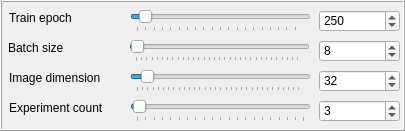
          <widget class="QFrame" name="frame_24">
           <property name="geometry">
            <rect>
             <x>10</x>
             <y>10</y>
             <width>405</width>
             <height>131</height>
            </rect>
           </property>
           <property name="frameShape">
            <enum>QFrame::Box</enum>
           </property>
           <property name="frameShadow">
            <enum>QFrame::Raised</enum>
           </property>
           <widget class="QSpinBox" name="spinBox_3">
            <property name="geometry">
             <rect>
              <x>319</x>
              <y>40</y>
              <width>81</width>
              <height>22</height>
             </rect>
            </property>
            <property name="toolTip">
             <string>Sets the model training batch size. default : 8 samples</string>
            </property>
            <property name="statusTip">
             <string>Sets the model training batch size. default : 8 samples</string>
            </property>
            <property name="minimum">
             <number>2</number>
            </property>
            <property name="maximum">
             <number>1024</number>
            </property>
            <property name="singleStep">
             <number>4</number>
            </property>
            <property name="value">
             <number>8</number>
            </property>
           </widget>
           <widget class="QLabel" name="label_12">
            <property name="geometry">
             <rect>
              <x>8</x>
              <y>40</y>
              <width>121</width>
              <height>16</height>
             </rect>
            </property>
            <property name="font">
             <font>
              <pointsize>9</pointsize>
             </font>
            </property>
            <property name="text">
             <string>Batch size</string>
            </property>
           </widget>
           <widget class="QSlider" name="horizontalSlider_4">
            <property name="geometry">
             <rect>
              <x>130</x>
              <y>70</y>
              <width>181</width>
              <height>22</height>
             </rect>
            </property>
            <property name="toolTip">
             <string>Sets the model training resoultion. default : 32x32 pixels (8 pixel step)</string>
            </property>
            <property name="statusTip">
             <string>Sets the model training resoultion. default : 32x32 pixels (8 pixel step)</string>
            </property>
            <property name="minimum">
             <number>2</number>
            </property>
            <property name="maximum">
             <number>512</number>
            </property>
            <property name="singleStep">
             <number>8</number>
            </property>
            <property name="value">
             <number>32</number>
            </property>
            <property name="orientation">
             <enum>Qt::Horizontal</enum>
            </property>
            <property name="tickPosition">
             <enum>QSlider::TicksBelow</enum>
            </property>
            <property name="tickInterval">
             <number>16</number>
            </property>
           </widget>
           <widget class="QSlider" name="batch_size_slider">
            <property name="geometry">
             <rect>
              <x>129</x>
              <y>40</y>
              <width>181</width>
              <height>22</height>
             </rect>
            </property>
            <property name="toolTip">
             <string>Sets the model training batch size. default : 8 samples</string>
            </property>
            <property name="statusTip">
             <string>Sets the model training batch size. default : 8 samples</string>
            </property>
            <property name="minimum">
             <number>2</number>
            </property>
            <property name="maximum">
             <number>1024</number>
            </property>
            <property name="singleStep">
             <number>4</number>
            </property>
            <property name="value">
             <number>8</number>
            </property>
            <property name="orientation">
             <enum>Qt::Horizontal</enum>
            </property>
            <property name="tickPosition">
             <enum>QSlider::TicksBelow</enum>
            </property>
            <property name="tickInterval">
             <number>32</number>
            </property>
           </widget>
           <widget class="QLabel" name="label_13">
            <property name="geometry">
             <rect>
              <x>9</x>
              <y>70</y>
              <width>121</width>
              <height>16</height>
             </rect>
            </property>
            <property name="font">
             <font>
              <pointsize>9</pointsize>
             </font>
            </property>
            <property name="text">
             <string>Image dimension</string>
            </property>
           </widget>
           <widget class="QLabel" name="label_6">
            <property name="geometry">
             <rect>
              <x>9</x>
              <y>10</y>
              <width>121</width>
              <height>16</height>
             </rect>
            </property>
            <property name="font">
             <font>
              <pointsize>9</pointsize>
             </font>
            </property>
            <property name="text">
             <string>Train epoch</string>
            </property>
           </widget>
           <widget class="QLabel" name="label_24">
            <property name="geometry">
             <rect>
              <x>9</x>
              <y>100</y>
              <width>121</width>
              <height>16</height>
             </rect>
            </property>
            <property name="font">
             <font>
              <pointsize>9</pointsize>
             </font>
            </property>
            <property name="text">
             <string>Experiment count</string>
            </property>
           </widget>
           <widget class="QSpinBox" name="exp_count">
            <property name="enabled">
             <bool>true</bool>
            </property>
            <property name="geometry">
             <rect>
              <x>319</x>
              <y>100</y>
              <width>81</width>
              <height>22</height>
             </rect>
            </property>
            <property name="toolTip">
             <string>Sets the model training replicates. default: 3</string>
            </property>
            <property name="statusTip">
             <string>Sets the model training replicates. default: 3</string>
            </property>
            <property name="minimum">
             <number>1</number>
            </property>
            <property name="maximum">
             <number>200</number>
            </property>
            <property name="singleStep">
             <number>1</number>
            </property>
            <property name="value">
             <number>3</number>
            </property>
           </widget>
           <widget class="QSpinBox" name="spinBox">
            <property name="geometry">
             <rect>
              <x>319</x>
              <y>10</y>
              <width>81</width>
              <height>22</height>
             </rect>
            </property>
            <property name="toolTip">
             <string>Sets the model training epoch. default : 250 epoch</string>
            </property>
            <property name="statusTip">
             <string>Sets the model training epoch. default : 250 epoch</string>
            </property>
            <property name="minimum">
             <number>3</number>
            </property>
            <property name="maximum">
             <number>9999</number>
            </property>
            <property name="value">
             <number>250</number>
            </property>
           </widget>
           <widget class="QSlider" name="train_epoch_slider">
            <property name="geometry">
             <rect>
              <x>130</x>
              <y>10</y>
              <width>181</width>
              <height>22</height>
             </rect>
            </property>
            <property name="toolTip">
             <string>Sets the model training epoch. default : 250 epoch</string>
            </property>
            <property name="statusTip">
             <string>Sets the model training epoch. default : 250 epoch</string>
            </property>
            <property name="minimum">
             <number>3</number>
            </property>
            <property name="maximum">
             <number>5000</number>
            </property>
            <property name="value">
             <number>250</number>
            </property>
            <property name="orientation">
             <enum>Qt::Horizontal</enum>
            </property>
            <property name="tickPosition">
             <enum>QSlider::TicksBelow</enum>
            </property>
            <property name="tickInterval">
             <number>250</number>
            </property>
           </widget>
           <widget class="QSpinBox" name="image_dim_slider">
            <property name="enabled">
             <bool>true</bool>
            </property>
            <property name="geometry">
             <rect>
              <x>319</x>
              <y>70</y>
              <width>81</width>
              <height>22</height>
             </rect>
            </property>
            <property name="toolTip">
             <string>Sets the model training resoultion. default : 32x32 pixels (8 pixel step)</string>
            </property>
            <property name="statusTip">
             <string>Sets the model training resoultion. default : 32x32 pixels (8 pixel step)</string>
            </property>
            <property name="minimum">
             <number>2</number>
            </property>
            <property name="maximum">
             <number>512</number>
            </property>
            <property name="singleStep">
             <number>8</number>
            </property>
            <property name="value">
             <number>32</number>
            </property>
           </widget>
           <widget class="QSlider" name="exp_count_slider">
            <property name="geometry">
             <rect>
              <x>130</x>
              <y>100</y>
              <width>181</width>
              <height>22</height>
             </rect>
            </property>
            <property name="toolTip">
             <string>Sets the model training replicates. default: 3</string>
            </property>
            <property name="statusTip">
             <string>Sets the model training replicates. default: 3</string>
            </property>
            <property name="minimum">
             <number>1</number>
            </property>
            <property name="maximum">
             <number>200</number>
            </property>
            <property name="singleStep">
             <number>1</number>
            </property>
            <property name="value">
             <number>3</number>
            </property>
            <property name="orientation">
             <enum>Qt::Horizontal</enum>
            </property>
            <property name="tickPosition">
             <enum>QSlider::TicksBelow</enum>
            </property>
            <property name="tickInterval">
             <number>10</number>
            </property>
           </widget>
          </widget>
